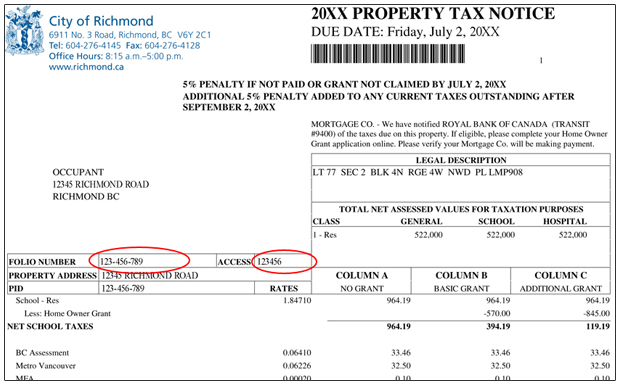
#> input picture sample images/Propertytax.jpg, 620 x 385 px
$ python -i image_processing.py   (imports and definitions only)   (older library calls are emulated)
#> lines starting #> are read from the running program, lines starting #| are printed output that depends on the picture; after the words box and inside, x2 and y2 are one past the last pixel; in counts of white or black regions, pixels touching at a corner belong together
#> further down, picture is the input picture: PIL image 620x385 RGB; mean R, G, B 237.5, 237.6, 238
"""
Advanced image preprocessing for document OCR.

Implements multi-stage enhancement pipeline:
1. Format conversion (RGB/Grayscale)
2. Noise reduction (NLM denoising)
3. Adaptive thresholding (CLAHE)
4. Deskewing
5. Contrast enhancement
"""

import cv2
import numpy as np
from PIL import Image
import logging
from typing import Optional, Tuple

logger = logging.getLogger(__name__)


class ImageProcessor:
    """Enterprise-grade image preprocessing for OCR"""

    # Configuration parameters
    CLAHE_CLIP_LIMIT = 2.0
    CLAHE_TILE_SIZE = (8, 8)
    ADAPTIVE_THRESHOLD_BLOCK_SIZE = 11
    ADAPTIVE_THRESHOLD_C = 2
    NLM_DENOISE_H = 10
    SKEW_THRESHOLD = 0.5
    MAX_IMAGE_SIZE = 2048
    MIN_IMAGE_SIZE = 100

    @staticmethod
    def preprocess_image(
        image: Image.Image,
        enhance_contrast: bool = True,
        denoise: bool = True,
        deskew: bool = True,
    ) -> Image.Image:
        """
        Complete preprocessing pipeline for OCR.

        Args:
            image: PIL Image object
            enhance_contrast: Apply CLAHE contrast enhancement
            denoise: Apply NLM denoising
            deskew: Auto-correct skewed images

        Returns:
            Enhanced PIL Image ready for OCR
        """
        try:
            # Step 1: Ensure RGB and resize if needed
            if image.mode != 'RGB':
                image = image.convert('RGB')

            image = ImageProcessor._resize_image(image)

            # Step 2: Convert to grayscale
            img_array = np.array(image)
            gray = cv2.cvtColor(img_array, cv2.COLOR_RGB2GRAY)

            # Step 3: Denoise (optional)
            if denoise:
                gray = ImageProcessor._denoise_image(gray)

            # Step 4: Contrast enhancement (optional)
            if enhance_contrast:
                gray = ImageProcessor._enhance_contrast(gray)

            # Step 5: Adaptive thresholding
            binary = cv2.adaptiveThreshold(
                gray,
                255,
                cv2.ADAPTIVE_THRESH_GAUSSIAN_C,
                cv2.THRESH_BINARY,
                ImageProcessor.ADAPTIVE_THRESHOLD_BLOCK_SIZE,
                ImageProcessor.ADAPTIVE_THRESHOLD_C
            )

            # Step 6: Deskew (optional)
            if deskew:
                binary = ImageProcessor._deskew_image(binary)

            return Image.fromarray(binary)

        except Exception as e:
            logger.error(f"Image preprocessing failed: {e}")
            return image

    # [43 lines left out: function preprocess_image_advanced, not called in this run]

    @staticmethod
    def _resize_image(image: Image.Image) -> Image.Image:
        """Resize image to optimal size for OCR."""
        width, height = image.size
#> width = 620; height = 385
        max_dim = max(width, height)
#> max_dim = 620

        if max_dim > ImageProcessor.MAX_IMAGE_SIZE:
            scale = ImageProcessor.MAX_IMAGE_SIZE / max_dim
            new_size = (int(width * scale), int(height * scale))
            image = image.resize(new_size, Image.Resampling.LANCZOS)
        elif max_dim < ImageProcessor.MIN_IMAGE_SIZE:
            scale = ImageProcessor.MIN_IMAGE_SIZE / max_dim
            new_size = (int(width * scale), int(height * scale))
            image = image.resize(new_size, Image.Resampling.LANCZOS)

        return image

    @staticmethod
    def _denoise_image(gray: np.ndarray) -> np.ndarray:
        """Apply NLM (Non-Local Means) denoising."""
        return cv2.fastNlMeansDenoising(
            gray,
            h=ImageProcessor.NLM_DENOISE_H,
            templateWindowSize=7,
            searchWindowSize=21
        )

    @staticmethod
    def _enhance_contrast(gray: np.ndarray) -> np.ndarray:
        """Enhance contrast using CLAHE (Contrast Limited Adaptive Histogram Equalization)."""
        clahe = cv2.createCLAHE(
            clipLimit=ImageProcessor.CLAHE_CLIP_LIMIT,
            tileGridSize=ImageProcessor.CLAHE_TILE_SIZE
        )
        return clahe.apply(gray)
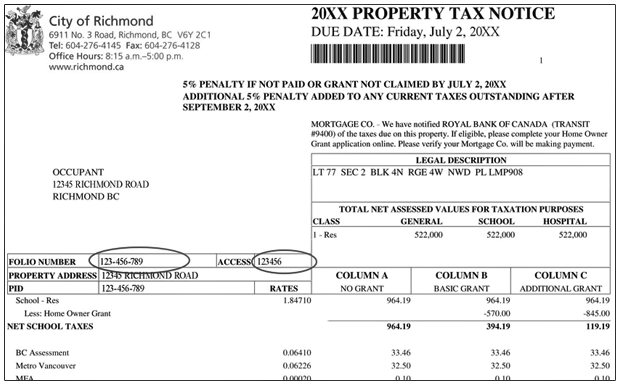
#> returned value: shape (385, 620); min 1, max 255, mean 235.4
#> in preprocess_image, `binary = cv2.adaptiveThreshold( gray, 255, cv2.ADAPTIVE_THRESH_GAUSSIA..`:
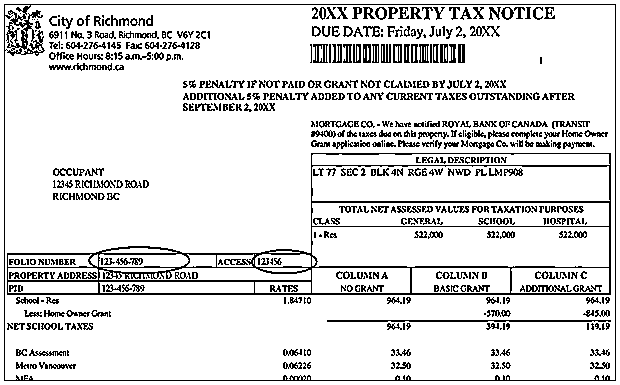
#> binary: shape (385, 620); 87.2% white; black in thin lines or dots

    # [7 lines left out: function _apply_morphology, not called in this run]

    @staticmethod
    def _deskew_image(binary: np.ndarray) -> np.ndarray:
        """Auto-correct skewed images."""
        try:
            # Find contours
            contours, _ = cv2.findContours(
                binary, cv2.RETR_TREE, cv2.CHAIN_APPROX_SIMPLE
            )
#> contours = 1162 contours, 530 with area under 20; largest, box (x1, y1, x2, y2) and area: (0, 0, 620, 385) 237696, (3, 3, 617, 382) 231712, (5, 5, 615, 380) 227374, (6, 152, 612, 296) 56672, (312, 227, 609, 267) 11263

            if not contours:
                return binary

            # Get the largest contour
            largest = max(contours, key=cv2.contourArea)
#> largest = [[0, 0], [0, 384], [619, 384], [619, 0]]
            angle = cv2.minAreaRect(largest)[-1]
#> angle = -90

            # Normalize angle
            if angle < -45:
                angle = 90 + angle
#> angle = 0

            # Only rotate if skew is significant
            if abs(angle) > ImageProcessor.SKEW_THRESHOLD:
                h, w = binary.shape
                center = (w // 2, h // 2)
                M = cv2.getRotationMatrix2D(center, -angle, 1.0)
                return cv2.warpAffine(
                    binary, M, (w, h),
                    flags=cv2.INTER_CUBIC,
                    borderMode=cv2.BORDER_REPLICATE
                )

            return binary

        except Exception as e:
            logger.warning(f"Deskewing failed: {e}")
            return binary

    # [62 lines left out: functions estimate_text_orientation, get_image_quality_score, not called in this run]

>>> from PIL import Image
>>> picture = Image.open('../../sample images/Propertytax.jpg')
>>> result = ImageProcessor().preprocess_image(picture)

$ run again, on sample images/folio.jpg
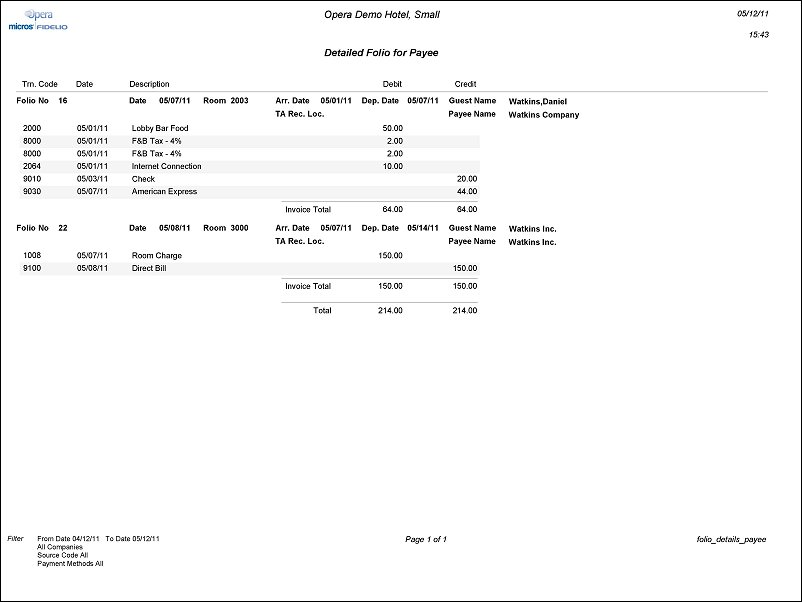
#> input picture sample images/folio.jpg, 802 x 602 px
#> picture is the input picture: PIL image 802x602 RGB; mean R, G, B 249, 249, 249
#> in preprocess_image, `binary = cv2.adaptiveThreshold( gray, 255, cv2.ADAPTIVE_THRESH_GAUSSIA..`:
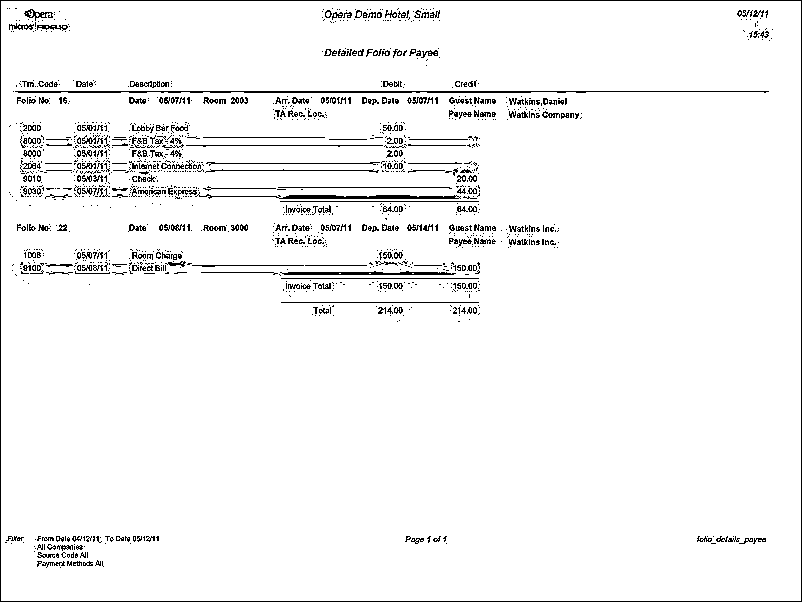
#> binary: shape (602, 802); 96% white; black in thin lines or dots
#> contours = 2230 contours, 1817 with area under 20; largest, box (x1, y1, x2, y2) and area: (1, 1, 801, 601) 478601, (14, 90, 770, 94) 1969, (278, 194, 460, 200) 778, (281, 270, 457, 276) 661, (185, 144, 384, 148) 399
#> largest = [[1, 1], [1, 600], [800, 600], [800, 1]]
#> in _deskew_image, `angle = cv2.minAreaRect(largest)[-1]`: angle = -90
#> in _deskew_image, `angle = 90 + angle`: angle = 0

$ run again, on sample images/89368010.png
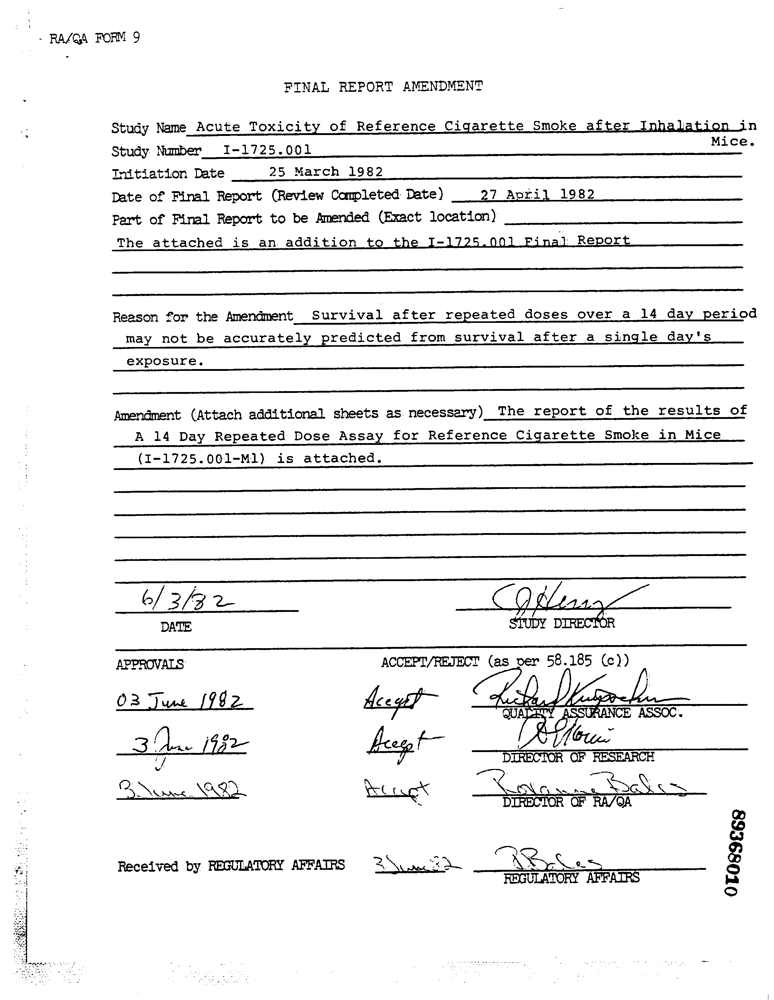
#> input picture sample images/89368010.png, 774 x 1000 px
#> picture is the input picture: PIL image 774x1000 L; min 0, max 255, mean 237.6
#> in preprocess_image, `binary = cv2.adaptiveThreshold( gray, 255, cv2.ADAPTIVE_THRESH_GAUSSIA..`:
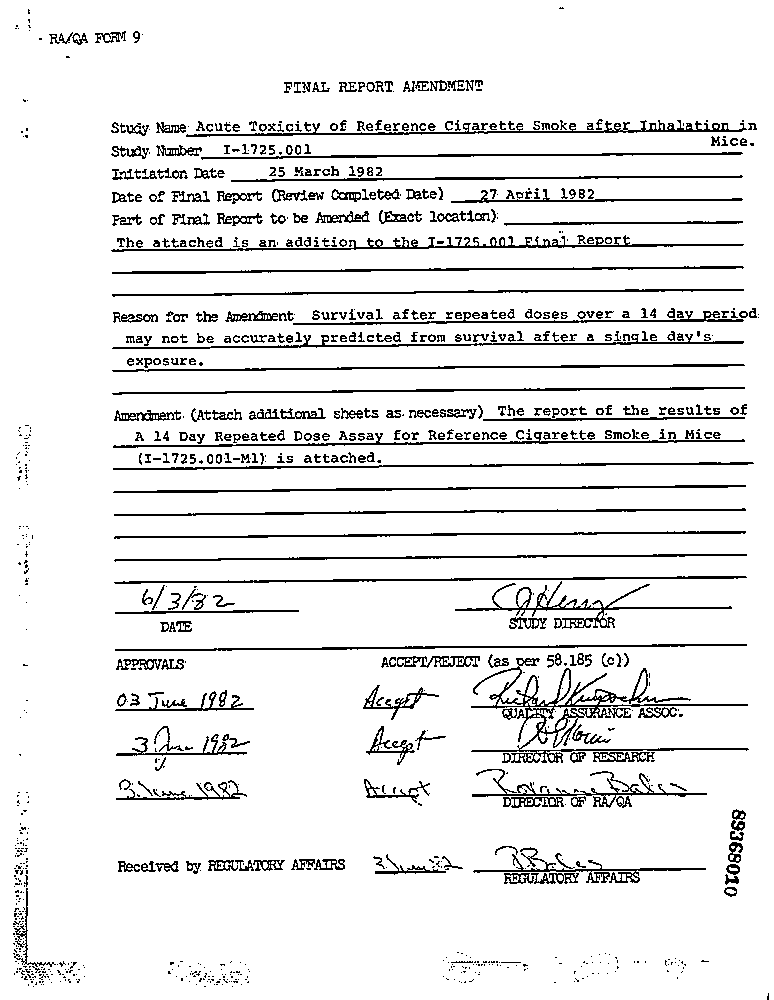
#> binary: shape (1000, 774); 91.6% white; black in thin lines or dots
#> contours = 1605 contours, 1046 with area under 20; largest, box (x1, y1, x2, y2) and area: (0, 0, 774, 1000) 772210, (470, 665, 750, 764) 5814, (110, 234, 745, 253) 2928, (185, 119, 748, 138) 2536, (454, 580, 733, 630) 2204
#> largest = contour of 11 points, box (x1, y1, x2, y2) (0, 0, 774, 1000), area 772210
#> in _deskew_image, `angle = cv2.minAreaRect(largest)[-1]`: angle = -90
#> in _deskew_image, `angle = 90 + angle`: angle = 0
